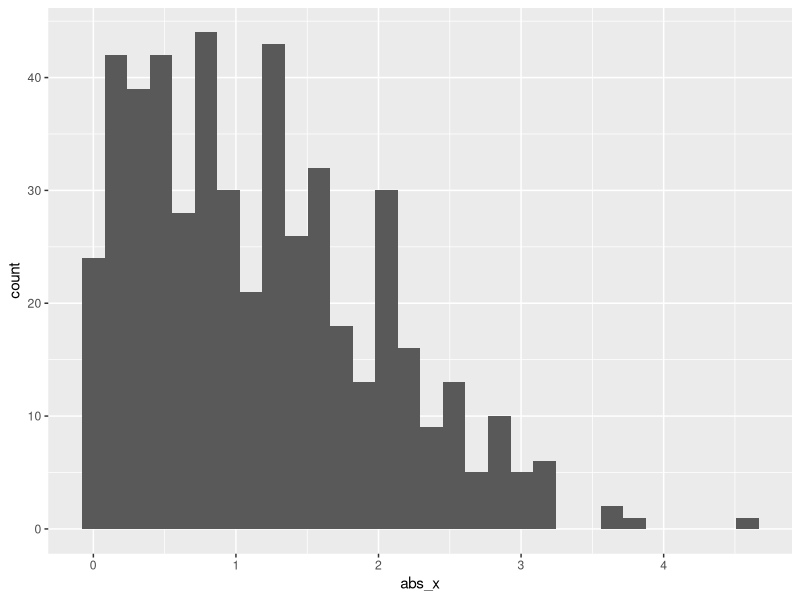

Write R code to recreate this figure.
## ---- chunk 1
library(tidyverse)
## ---- chunk 2
samp = rnorm(1000)
length(samp)
## ---- chunk 3
la_df = tibble(
  x = rnorm(500, mean=1),
  pos_x = x > 0,
  abs_x = abs(x)
)

ggplot(la_df, aes(x=abs_x)) + geom_histogram()

median_x = median(pull(la_df, x))
